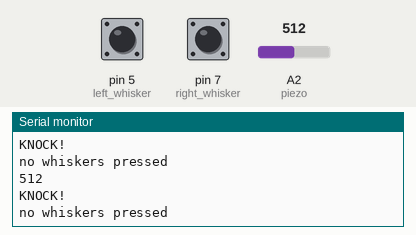
This sketch was run on a simulated Arduino Uno, built with avr-gcc and run on an emulated ATmega328P. On the bench: the last lines printed to the serial monitor. The test bench sets the inputs (shaded band); at power-on: pin 5 (left_whisker) HIGH, pin 7 (right_whisker) HIGH, A2 (piezo) = 512.

Above: at 1.8 s.
1.9 s: pin 5 (left_whisker) pulled LOW for 1.2 s
At 2.9 s:
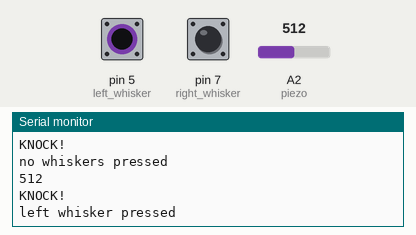
4.6 s: pin 7 (right_whisker) pulled LOW for 1.2 s
At 5.9 s:
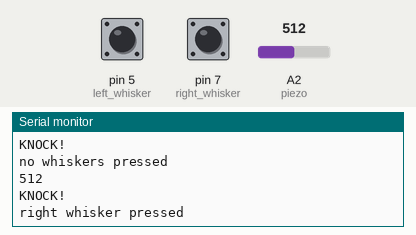
7.3 s: A2 (piezo) set to 716
At 7.31 s:
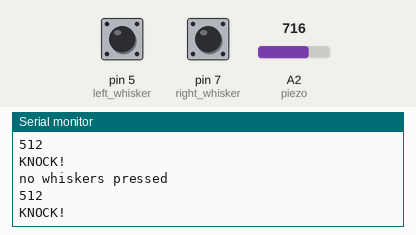
8.8 s: A2 (piezo) set to 900
At 9.31 s:
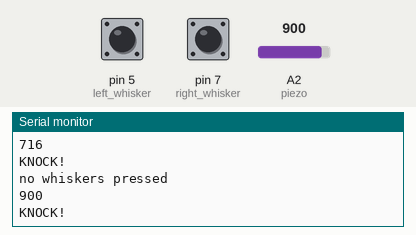
10.3 s: pin 5 (left_whisker) driven LOW and pin 7 (right_whisker) driven LOW
At 10.9 s:
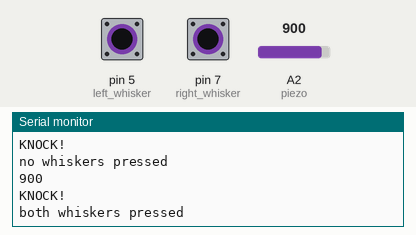
Timing chart, 0 to 13.3 s (numbered marks = the images above; inputs shaded):
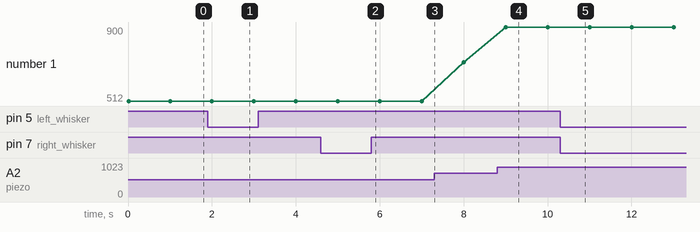

The sketch:

sensing.ino
```cpp
int left_whisker = 5;
int right_whisker = 7;

int piezo = A2;

int sensor_reading = 0;
int threshold = 5;

void setup() {
  // put your setup code here, to run once:

  pinMode(left_whisker , INPUT);
  pinMode(right_whisker, INPUT);
  pinMode(piezo , INPUT);

  Serial.begin(9600);          //use the serial port
  Serial.println("setup completed!");
}

void loop() {
  // put your main code here, to run repeatedly:

  sensor_reading = analogRead(piezo);
  Serial.println(sensor_reading);

  if (sensor_reading >= threshold){
    Serial.println("KNOCK!");
    delay(500);
  }

  int left_whisker_value = digitalRead(left_whisker);
  int right_whisker_value = digitalRead(right_whisker);

  if (left_whisker_value == 0 && right_whisker_value == 0){
    Serial.println("both whiskers pressed");
  }
  else if (left_whisker_value == 0 && right_whisker_value == 1){
    Serial.println("left whisker pressed");
  }
  else if (left_whisker_value == 1 && right_whisker_value == 0){
    Serial.println("right whisker pressed");
  }

  else{
    Serial.println("no whiskers pressed");
  }

  delay(500); // delay to avoid overloading the serial port buffer
}
```

Measured:
- after the input at 1.9 s, the serial monitor: prints a new line after 0.60 s (image 1)
- after the input at 4.6 s, the serial monitor: prints a new line after 0.90 s (image 2)
- after the input at 8.8 s, the serial monitor: prints a new line after 0.21 s (image 4)
- after the input at 10.3 s, the serial monitor: prints a new line after 0.21 s (image 5)
- plotted number 1: 512 → 716 after the input at 7.3 s, 716 → 900 after the input at 8.8 s
